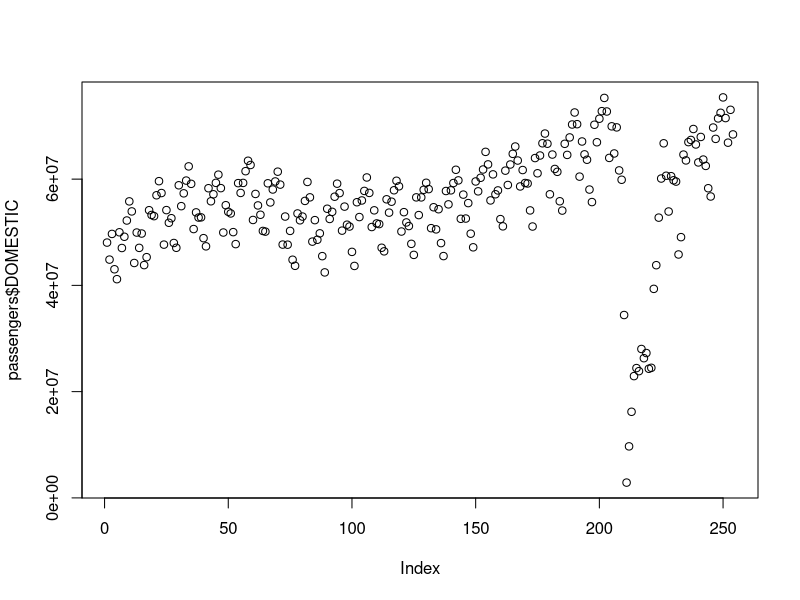
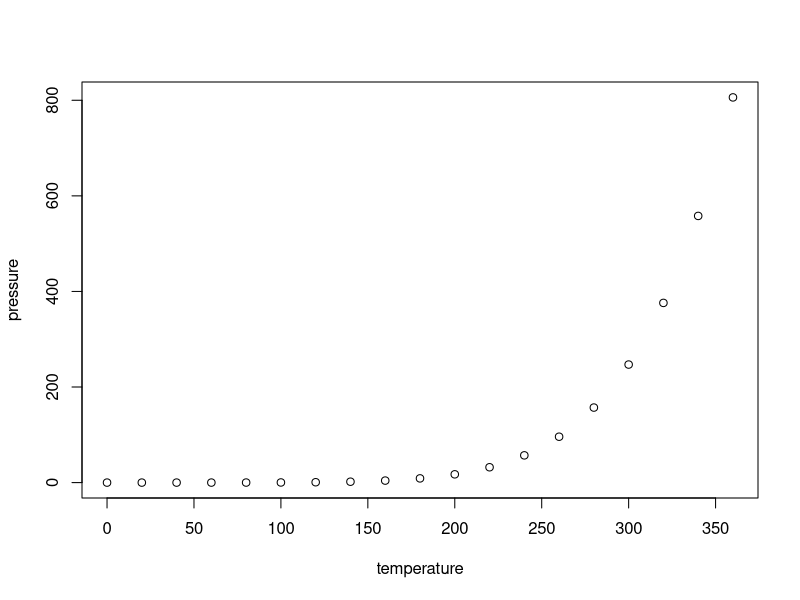
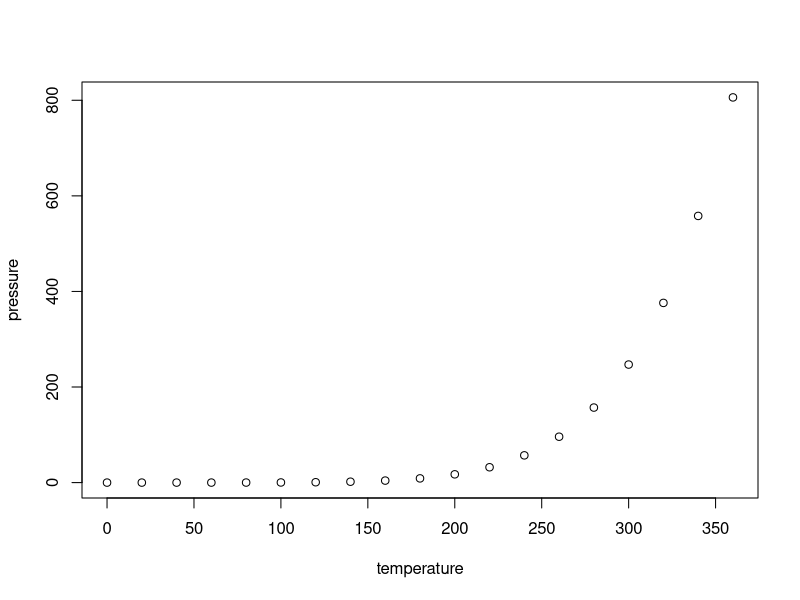

Source code (R) for these figures, in order:
## ---- chunk 1
knitr::opts_chunk$set(echo = TRUE)
#if you do not have the package, type install.packages("name_of_the_package")
library(knitr)
library(tseries)
## ---- chunk 2
# this is where your R code goes

passengers <- read.csv("dat_Passengers.csv")
# head(passengers, 5)

plot(passengers$DOMESTIC)
## ---- chunk 3
# this is where your R code goes
is.ts(passengers)

x <- ts(passengers$TOTAL, 
        start = c(2002, 10),
        frequency = 12)    

is.ts(x)
## ---- chunk 4
# this is where your R code goes
## ---- chunk 5
# this is where your R code goes
## ---- chunk 6
# this is where your R code goes
## ---- chunk 7
# this is where your R code goes
## ---- chunk 8
summary(cars)
## ---- chunk 9
kable(summary(cars))
## ---- chunk 10
plot(pressure)
## ---- chunk 11
plot(pressure)
